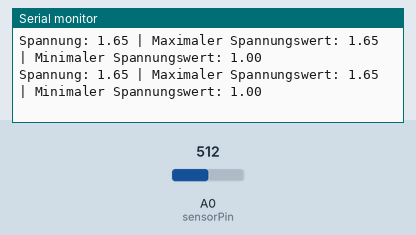
A program run on a simulated Arduino Nano 33 IoT. Shown: the last lines printed to the serial monitor. Inputs (shaded band) come from the test bench; at power-on: A0 (sensorPin) = 512 (analog values on the 0–1023 scale).

Above: at 1.8 s.
1.9 s: A0 (sensorPin) set to 716
At 2.8 s:
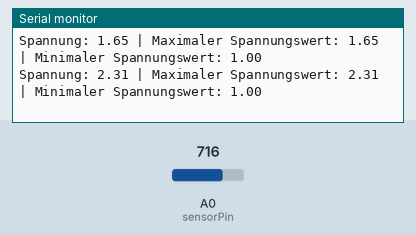
3.4 s: A0 (sensorPin) set to 900
At 4.8 s:
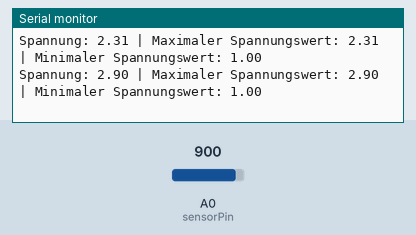
Timing chart, 0 to 6.4 s (numbered marks = the images above; inputs shaded):
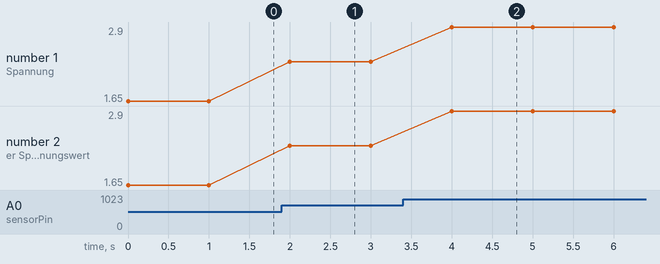

The program:

main.cpp
```cpp
#include <Arduino.h>

const int sensorPin = A0;
int sensorValue = 0;

float minValue = 1;
float maxValue = 1;

void setup() {
  Serial.begin(9600);
  while (!Serial);
  analogReadResolution(12);
}

void loop() {
  sensorValue = analogRead(sensorPin);
  float spannung = (sensorValue / 4095.0) * 3.3;

  if (spannung < minValue) {
    minValue = spannung;
  }

  if (spannung > maxValue) {
    maxValue = spannung;
  }

  Serial.print("Spannung: ");
  Serial.print(spannung);
  Serial.print(" | Maximaler Spannungswert: ");
  Serial.print(maxValue);
  Serial.print(" | Minimaler Spannungswert: ");
  Serial.println(minValue);

  delay(1000);
}
```

Measured:
- after the input at 1.9 s, the serial monitor: prints a new line after 0.10 s (image 1)
- after the input at 3.4 s, the serial monitor: prints a new line after 0.60 s (image 2)
- plotted number 1: 1.65 → 2.31 after the input at 1.9 s, 2.31 → 2.9 after the input at 3.4 s
- plotted number 2: 1.65 → 2.31 after the input at 1.9 s, 2.31 → 2.9 after the input at 3.4 s
